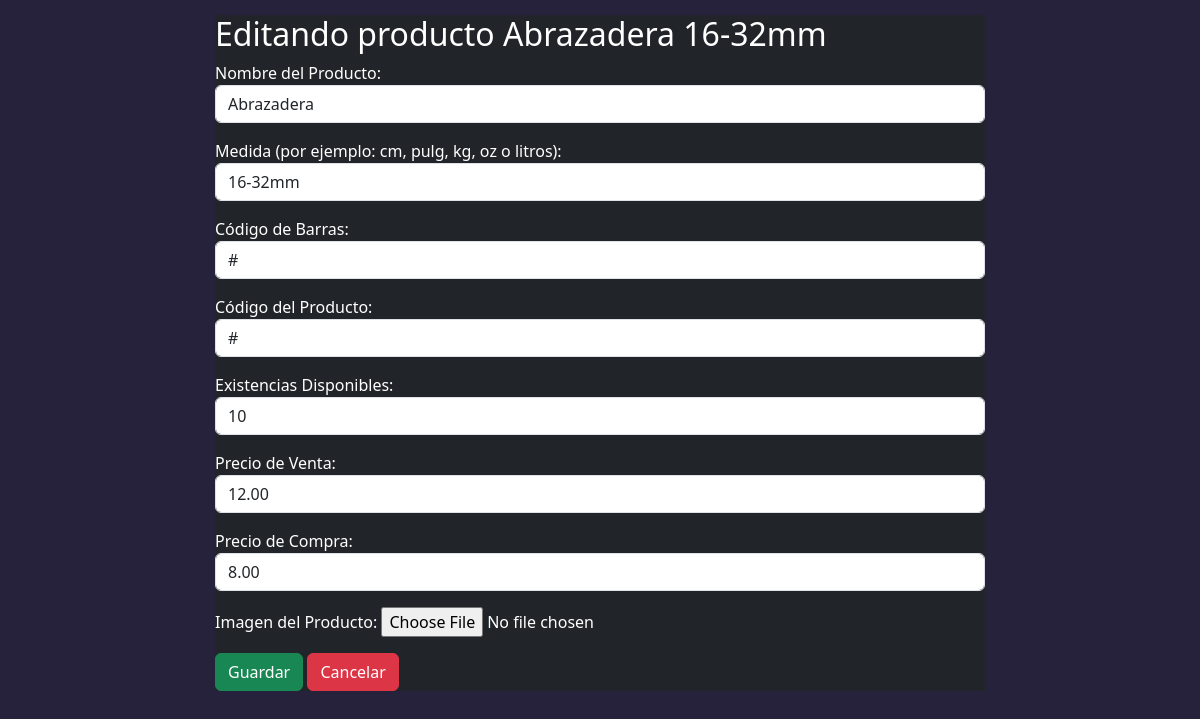
The app's page /productos/editar/130/ with its own data.
### Inventario/models.py (models this page shows, shortened)
class Producto(models.Model):
    nombre = models.CharField(max_length=255, verbose_name='Nombre del Producto')
    medida = models.CharField(max_length=255, verbose_name='Medida (por ejemplo: cm, pulg, kg, oz o litros)', blank=True, null=True,)
    codigo_barras = models.CharField(max_length=255, verbose_name="Codigo de Barra", blank=True, null=True,)
    codigo_producto = models.CharField(blank=True, null=True, max_length=25, verbose_name='Codigo Producto')
    existencia = models.IntegerField(default=0,max_length=255, verbose_name='Existencias')
    precio_venta = models.DecimalField(max_digits=10, decimal_places=2, verbose_name='Precio de Venta', blank=True, null=True,)
    precio_compra = models.DecimalField(max_digits=10, decimal_places=2, verbose_name='Precio de Compra', default=0)
    fecha_creacion = models.DateField(auto_now_add=True, verbose_name='Fecha de Creación')
    imagen = models.ImageField(blank=True, null=True, verbose_name='Imagen del Producto')
    class Meta:
        verbose_name_plural = 'Productos'

### Inventario/views.py (the view)
# urls.py: path('productos/editar/<int:pk>/', ProductoUpdateView.as_view(), name='producto_update'),
class ProductoUpdateView(UpdateView):
    model = Producto
    form_class= ProductoForm
    template_name = 'producto_update.html'
    success_url = reverse_lazy('producto_list')

### Inventario/forms.py
class ProductoForm(forms.ModelForm):
    class Meta:
        model = Producto
        fields = '__all__'
        labels = {
            'nombre': 'Nombre del Producto',
            'medida': 'Medida (por ejemplo: cm, pulg, kg, oz o litros)',
            'codigo_barras': 'Código de Barras',
            'codigo_producto': 'Código del Producto',
            'existencia': 'Existencias Disponibles',
            'precio_venta': 'Precio de Venta',
            'precio_compra': 'Precio de Compra',
        }
        widgets = {
            'nombre': forms.TextInput(attrs={'class': 'form-control'}),
            'medida': forms.TextInput(attrs={'class': 'form-control'}),
            'codigo_barras': forms.TextInput(attrs={'class': 'form-control'}),
            'codigo_producto': forms.TextInput(attrs={'class': 'form-control'}),
            'existencia': forms.NumberInput(attrs={'class': 'form-control'}),
            'precio_venta': forms.NumberInput(attrs={'class': 'form-control'}),
            'precio_compra': forms.NumberInput(attrs={'class': 'form-control'}),
        }

### Venta/context_processor.py (called while the page is built)
def total_venta(request):
    total = float(0)
    if request.user.is_authenticated:
        if "venta" in request.session:
            for key, value in request.session["venta"].items():
                total += float(value.get("acumulado", 0))
    request.session["total_venta"] = total
    request.session.modified = True
    return {"total_venta": total}

### Inventario/templates/producto_update.html (shortened to what this page needs)
{% extends 'basemodal.html' %}
{% block content %}
      <div class="card-body">
        <h2>Editando producto {{producto.nombre}}
          {%if producto.medida%}
          {{producto.medida}}
          {%endif%}
        </h2>
        <form method="post" enctype="multipart/form-data" action="{% url 'producto_update' pk=producto.id %}">
          {{ form.as_p }}
            <button type="submit" class="btn btn-success">Guardar</button>
            <button class="btn btn-danger" onclick= "cerrar_modal()">Cancelar</button>
        </form>
      </div>
{% endblock %}

### static/css/styleTC.css (style rules this page uses)
body { font-family: "Roboto", Helvetica, sans-serif; background-color: #26223b!important; color: white!important; }
h1, h2, h3, p, a { color: white; }

### records on screen
Producto: nombre "Abrazadera", medida "16-32mm", codigo_barras "#", codigo_producto "#", existencia "10", precio_venta "12.00", precio_compra "8.00"
